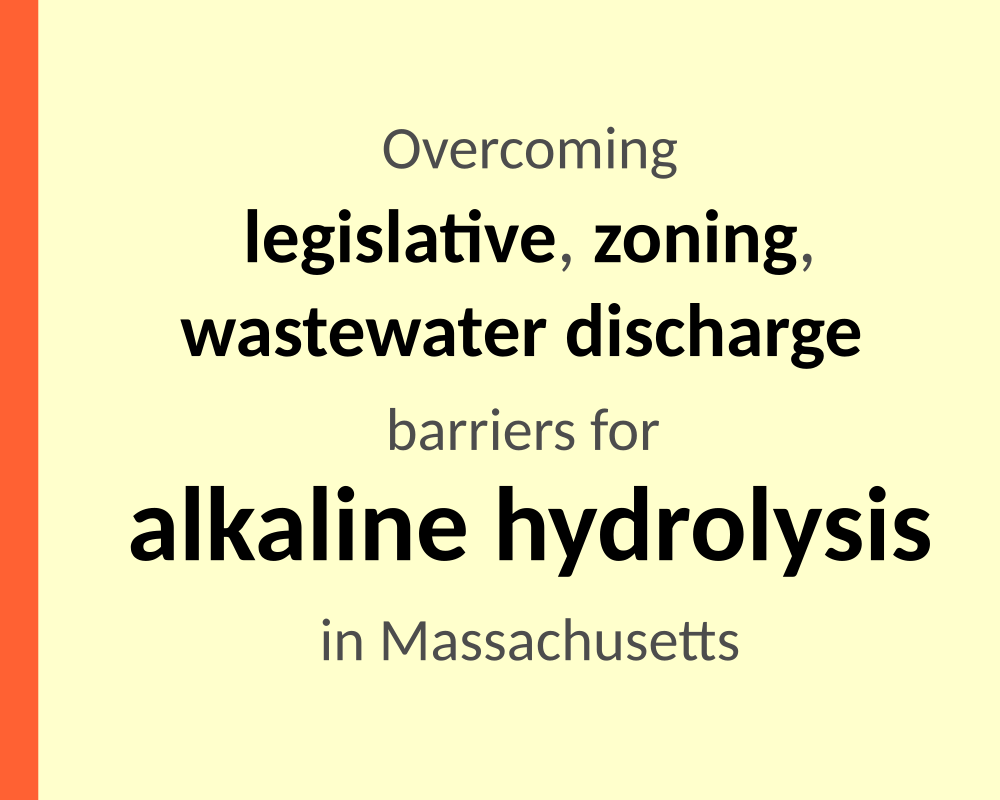
#> input picture daily/thumbnail/Inkscape/2025/12/10/01 - SVG/steps/05 - Интервалы/source/1.png, 1000 x 800 px
$ python .py 1.png
#> lines starting #> are read from the running program, lines starting #| are printed output that depends on the picture; after the words box and inside, x2 and y2 are one past the last pixel; in counts of white or black regions, pixels touching at a corner belong together
import cv2
import numpy as np
import sys
import os

# 1. Проверка наличия аргумента
if len(sys.argv) < 2:
    print("Ошибка! Укажите имя файла.")
    print("Пример: python measure.py 1.png")
    sys.exit(1)

filename = sys.argv[1]

# Проверка, существует ли файл
if not os.path.exists(filename):
    print(f"Файл '{filename}' не найден.")
    sys.exit(1)

# 2. Загрузка
image = cv2.imread(filename)
#> image is the input picture: shape (800, 1000, 3); mean B, G, R 184.1, 231.1, 237.1

if image is None:
    print("Ошибка чтения изображения. Проверьте формат файла.")
    sys.exit(1)

# --- Обрезка левой полосы (как обсуждали ранее) ---
# Если картинки будут разной ширины, лучше обрезать не жестко 100px,
# а, например, первые 15% ширины, или оставить 100px, если дизайн фиксирован.
work_image = image[:, 100:]
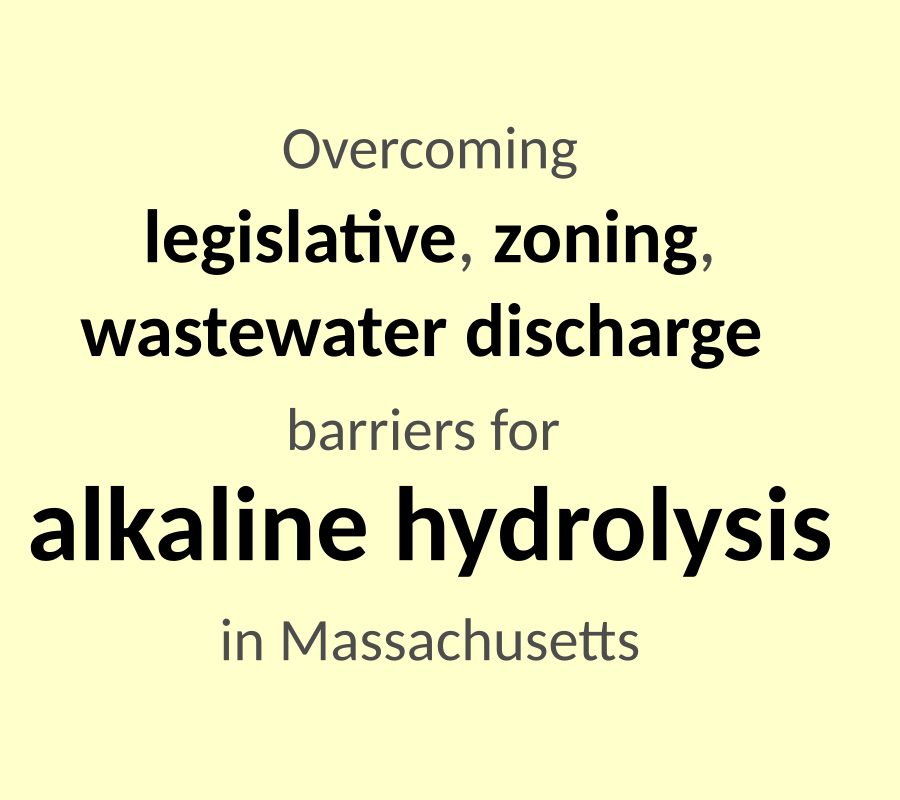
#> work_image: shape (800, 900, 3); mean B, G, R 188.4, 235.2, 235.2
# --------------------------------------------------

# 3. Обработка
gray = cv2.cvtColor(work_image, cv2.COLOR_BGR2GRAY)
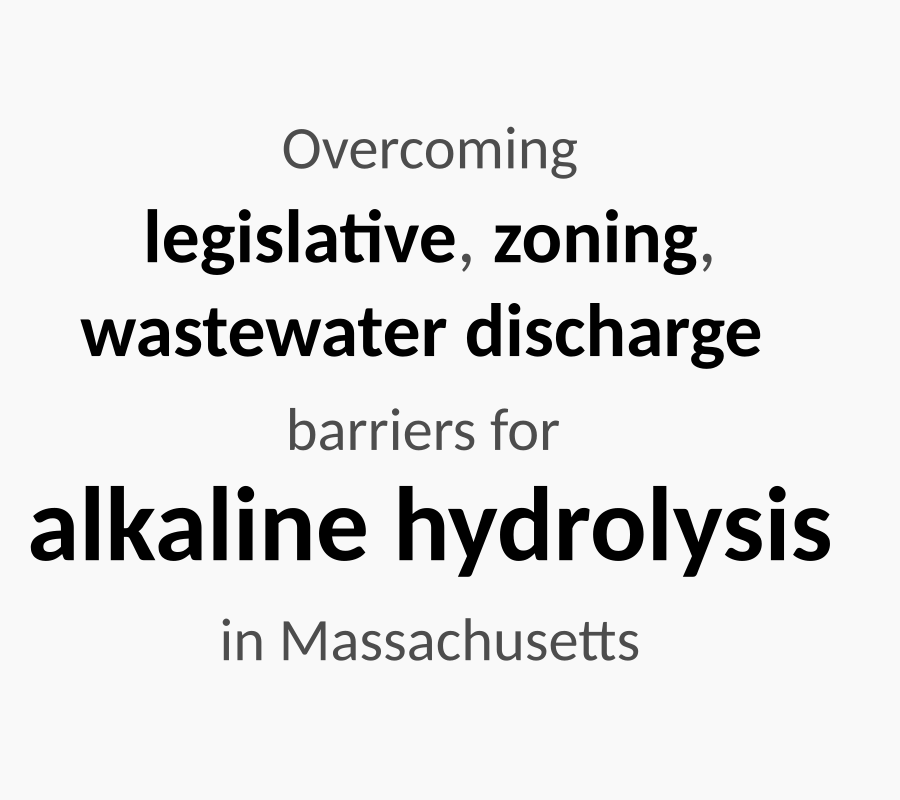
#> gray: shape (800, 900); min 0, max 249, mean 229.7
thresh = cv2.threshold(gray, 0, 255, cv2.THRESH_BINARY_INV + cv2.THRESH_OTSU)[1]
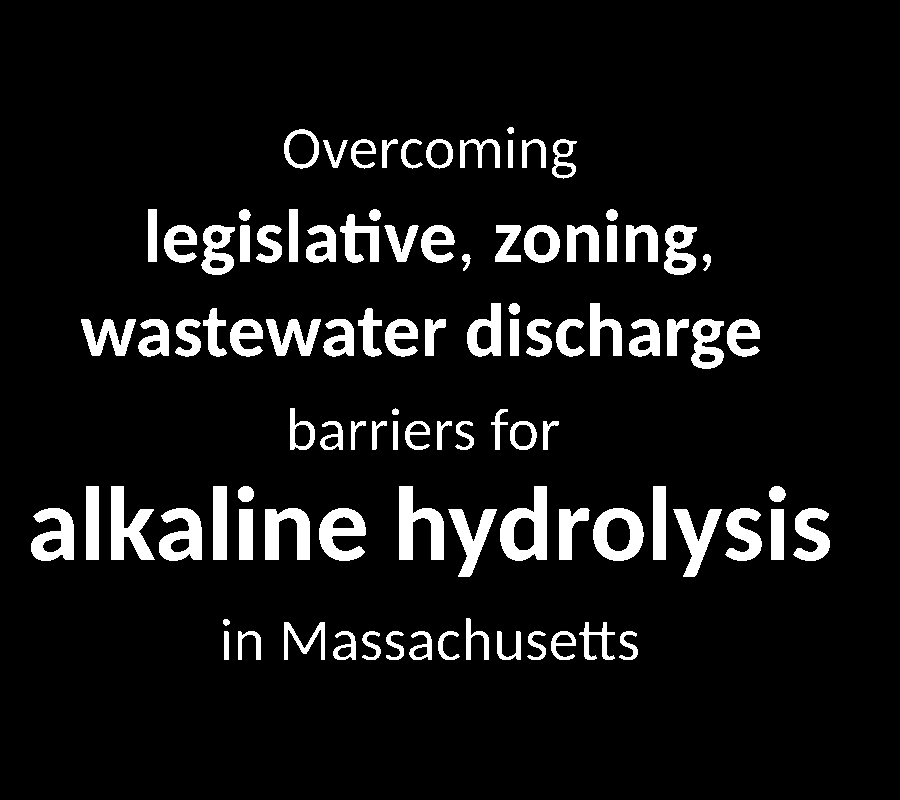
#> thresh: shape (800, 900); 8.2% white; 99 white regions, largest, box (x1, y1, x2, y2) and area: (500, 486, 547, 561) 1927, (399, 486, 444, 560) 1843, (111, 486, 155, 560) 1719
proj = np.sum(thresh, axis=1)
#> proj = 800 values, max 132855 at index 516, min 0 at index 0, mean 18863.3

# 4. Поиск строк (фильтр шума > 5 пикселей)
rows_with_text = np.where(proj > 5)[0]
#> rows_with_text = 359 values from 127 to 659

lines = []
if len(rows_with_text) > 0:
    start = rows_with_text[0]
#> start = 127
    for i in range(1, len(rows_with_text)):
        # Разрыв более 2 пикселей считаем новой строкой
        if rows_with_text[i] > rows_with_text[i-1] + 2:
            end = rows_with_text[i-1]
            lines.append((start, end))
            start = rows_with_text[i]
#> this loop made 358 passes
#> (end, start) on passes 52, 118, 184, 226, 317: (178, 209), (274, 303), (368, 408), (449, 486), (576, 618)
#> after the loop, lines = [(127, 178), (209, 274), (303, 368), (408, 449), (486, 576)]
    lines.append((start, rows_with_text[-1]))

    print(f"Файл: {filename}")
    print(f"Найдено визуальных блоков: {len(lines)}")
#| Найдено визуальных блоков: 6
    print("-" * 30)

    for i in range(len(lines) - 1):
        gap_size = lines[i+1][0] - lines[i][1]
        # Выводим текст, который можно скопировать в отчет
        print(f"Интервал {i+1}: {gap_size} px")
#> this loop made 5 passes
#> gap_size on passes 1 to 5: 31, 29, 40, 37, 42
#| Интервал 1: 31 px
#| Интервал 2: 29 px
#| Интервал 3: 40 px
#| Интервал 4: 37 px
#| Интервал 5: 42 px
else:
    print("Текст не обнаружен.")
